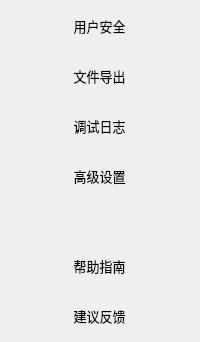
          <widget class="QWidget" name="leftWidget" native="true">
           <property name="styleSheet">
            <string notr="true">QWidget#leftWidget{border:1px solid rgb(56, 205, 127);border-radius:5px;border-top-right-radius:0px;border-bottom-right-radius:0px;}</string>
           </property>
           <layout class="QGridLayout" name="gridLayout_2">
            <property name="leftMargin">
             <number>0</number>
            </property>
            <property name="topMargin">
             <number>0</number>
            </property>
            <property name="rightMargin">
             <number>0</number>
            </property>
            <property name="bottomMargin">
             <number>0</number>
            </property>
            <property name="spacing">
             <number>0</number>
            </property>
            <item row="0" column="0">
             <layout class="QVBoxLayout" name="verticalLayout">
              <property name="spacing">
               <number>0</number>
              </property>
              <property name="leftMargin">
               <number>1</number>
              </property>
              <property name="topMargin">
               <number>1</number>
              </property>
              <property name="rightMargin">
               <number>1</number>
              </property>
              <property name="bottomMargin">
               <number>1</number>
              </property>
              <item>
               <widget class="QToolButton" name="secureButton">
                <property name="minimumSize">
                 <size>
                  <width>115</width>
                  <height>50</height>
                 </size>
                </property>
                <property name="maximumSize">
                 <size>
                  <width>115</width>
                  <height>50</height>
                 </size>
                </property>
                <property name="font">
                 <font>
                  <family>黑体</family>
                  <pointsize>10</pointsize>
                 </font>
                </property>
                <property name="cursor">
                 <cursorShape>PointingHandCursor</cursorShape>
                </property>
                <property name="styleSheet">
                 <string notr="true">QToolButton{border:0px;border-top-left-radius:5px;padding-left:5px;padding-right:5px;}
QToolButton:hover{background:#e2e2e2;border-top-left-radius:5px;}</string>
                </property>
                <property name="text">
                 <string>用户安全</string>
                </property>
                <property name="icon">
                 <iconset resource="../../qrc/custom/custom.qrc">
                  <normaloff>:/custom/icons/secure.png</normaloff>:/custom/icons/secure.png</iconset>
                </property>
                <property name="iconSize">
                 <size>
                  <width>22</width>
                  <height>22</height>
                 </size>
                </property>
                <property name="toolButtonStyle">
                 <enum>Qt::ToolButtonTextBesideIcon</enum>
                </property>
               </widget>
              </item>
              <item>
               <widget class="QToolButton" name="fileButton">
                <property name="minimumSize">
                 <size>
                  <width>115</width>
                  <height>50</height>
                 </size>
                </property>
                <property name="maximumSize">
                 <size>
                  <width>115</width>
                  <height>50</height>
                 </size>
                </property>
                <property name="font">
                 <font>
                  <family>黑体</family>
                  <pointsize>10</pointsize>
                 </font>
                </property>
                <property name="cursor">
                 <cursorShape>PointingHandCursor</cursorShape>
                </property>
                <property name="styleSheet">
                 <string notr="true">QToolButton{border:0px;padding-left:5px;padding-right:5px;}
QToolButton:hover{background:#e2e2e2;}</string>
                </property>
                <property name="text">
                 <string>文件导出</string>
                </property>
                <property name="icon">
                 <iconset resource="../../qrc/custom/custom.qrc">
                  <normaloff>:/custom/icons/file.png</normaloff>:/custom/icons/file.png</iconset>
                </property>
                <property name="iconSize">
                 <size>
                  <width>22</width>
                  <height>22</height>
                 </size>
                </property>
                <property name="toolButtonStyle">
                 <enum>Qt::ToolButtonTextBesideIcon</enum>
                </property>
               </widget>
              </item>
              <item>
               <widget class="QToolButton" name="logButton">
                <property name="minimumSize">
                 <size>
                  <width>115</width>
                  <height>50</height>
                 </size>
                </property>
                <property name="maximumSize">
                 <size>
                  <width>115</width>
                  <height>50</height>
                 </size>
                </property>
                <property name="font">
                 <font>
                  <family>黑体</family>
                  <pointsize>10</pointsize>
                 </font>
                </property>
                <property name="cursor">
                 <cursorShape>PointingHandCursor</cursorShape>
                </property>
                <property name="styleSheet">
                 <string notr="true">QToolButton{border:0px;padding-left:5px;padding-right:5px;}
QToolButton:hover{background:#e2e2e2;}</string>
                </property>
                <property name="text">
                 <string>调试日志</string>
                </property>
                <property name="icon">
                 <iconset resource="../../qrc/custom/custom.qrc">
                  <normaloff>:/custom/icons/log.png</normaloff>:/custom/icons/log.png</iconset>
                </property>
                <property name="iconSize">
                 <size>
                  <width>22</width>
                  <height>22</height>
                 </size>
                </property>
                <property name="toolButtonStyle">
                 <enum>Qt::ToolButtonTextBesideIcon</enum>
                </property>
               </widget>
              </item>
              <item>
               <widget class="QToolButton" name="advancedButton">
                <property name="minimumSize">
                 <size>
                  <width>115</width>
                  <height>50</height>
                 </size>
                </property>
                <property name="maximumSize">
                 <size>
                  <width>115</width>
                  <height>50</height>
                 </size>
                </property>
                <property name="font">
                 <font>
                  <family>黑体</family>
                  <pointsize>10</pointsize>
                 </font>
                </property>
                <property name="cursor">
                 <cursorShape>PointingHandCursor</cursorShape>
                </property>
                <property name="styleSheet">
                 <string notr="true">QToolButton{border:0px;padding-left:5px;padding-right:5px;}
QToolButton:hover{background:#e2e2e2;}</string>
                </property>
                <property name="text">
                 <string>高级设置</string>
                </property>
                <property name="icon">
                 <iconset resource="../../qrc/custom/custom.qrc">
                  <normaloff>:/custom/icons/manager.png</normaloff>:/custom/icons/manager.png</iconset>
                </property>
                <property name="iconSize">
                 <size>
                  <width>22</width>
                  <height>22</height>
                 </size>
                </property>
                <property name="toolButtonStyle">
                 <enum>Qt::ToolButtonTextBesideIcon</enum>
                </property>
               </widget>
              </item>
              <item>
               <spacer name="verticalSpacer">
                <property name="orientation">
                 <enum>Qt::Vertical</enum>
                </property>
                <property name="sizeHint" stdset="0">
                 <size>
                  <width>20</width>
                  <height>40</height>
                 </size>
                </property>
               </spacer>
              </item>
              <item>
               <widget class="QToolButton" name="helpButton">
                <property name="minimumSize">
                 <size>
                  <width>115</width>
                  <height>50</height>
                 </size>
                </property>
                <property name="maximumSize">
                 <size>
                  <width>115</width>
                  <height>50</height>
                 </size>
                </property>
                <property name="font">
                 <font>
                  <family>黑体</family>
                  <pointsize>10</pointsize>
                 </font>
                </property>
                <property name="cursor">
                 <cursorShape>PointingHandCursor</cursorShape>
                </property>
                <property name="styleSheet">
                 <string notr="true">QToolButton{border:0px;padding-left:5px;padding-right:5px;}
QToolButton:hover{background:#e2e2e2;}</string>
                </property>
                <property name="text">
                 <string>帮助指南</string>
                </property>
                <property name="icon">
                 <iconset resource="../../qrc/custom/custom.qrc">
                  <normaloff>:/custom/icons/question.png</normaloff>:/custom/icons/question.png</iconset>
                </property>
                <property name="iconSize">
                 <size>
                  <width>22</width>
                  <height>22</height>
                 </size>
                </property>
                <property name="toolButtonStyle">
                 <enum>Qt::ToolButtonTextBesideIcon</enum>
                </property>
               </widget>
              </item>
              <item>
               <widget class="QToolButton" name="feedbackButton">
                <property name="minimumSize">
                 <size>
                  <width>115</width>
                  <height>50</height>
                 </size>
                </property>
                <property name="maximumSize">
                 <size>
                  <width>115</width>
                  <height>50</height>
                 </size>
                </property>
                <property name="font">
                 <font>
                  <family>黑体</family>
                  <pointsize>10</pointsize>
                 </font>
                </property>
                <property name="cursor">
                 <cursorShape>PointingHandCursor</cursorShape>
                </property>
                <property name="styleSheet">
                 <string notr="true">QToolButton{border:0px;border-bottom-left-radius:5px;padding-left:5px;padding-right:5px;}
QToolButton:hover{background:#e2e2e2;border-bottom-left-radius:5px;}</string>
                </property>
                <property name="text">
                 <string>建议反馈</string>
                </property>
                <property name="icon">
                 <iconset resource="../../qrc/custom/custom.qrc">
                  <normaloff>:/custom/icons/advice.png</normaloff>:/custom/icons/advice.png</iconset>
                </property>
                <property name="iconSize">
                 <size>
                  <width>22</width>
                  <height>22</height>
                 </size>
                </property>
                <property name="toolButtonStyle">
                 <enum>Qt::ToolButtonTextBesideIcon</enum>
                </property>
               </widget>
              </item>
             </layout>
            </item>
           </layout>
          </widget>
